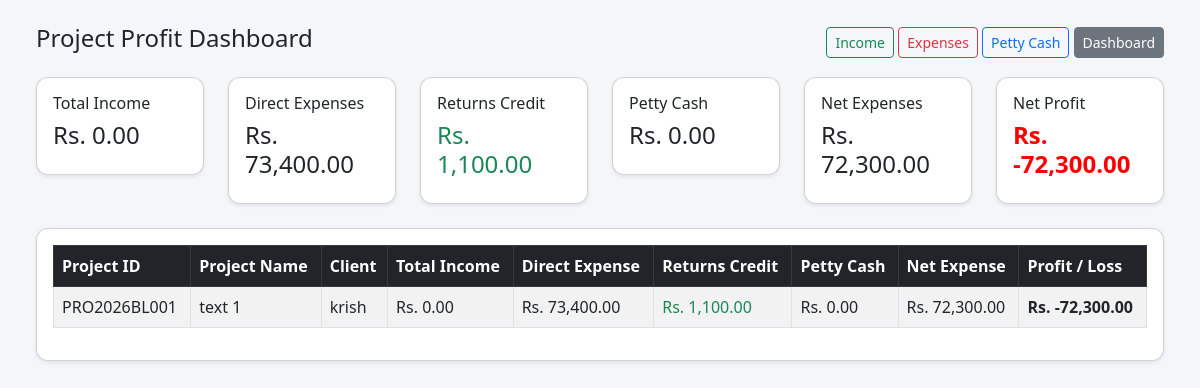
Page /project-profit/ (signed in) on the earlier database version.
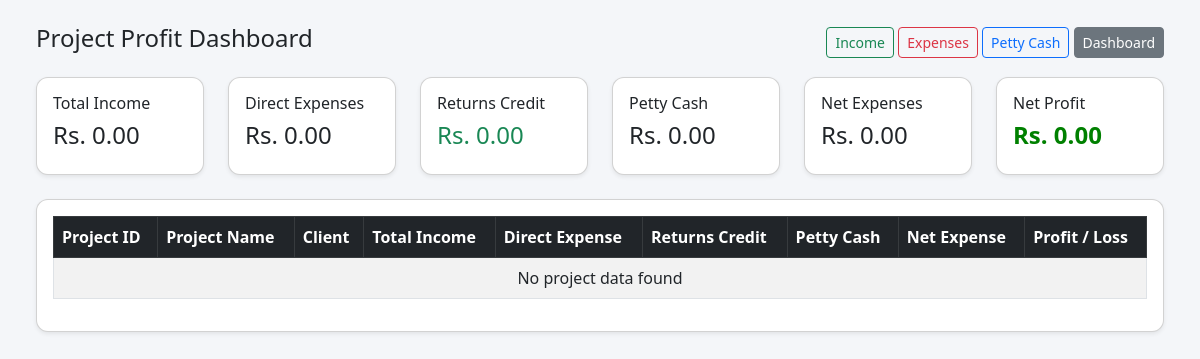
Same page on the later database version.
### pos/models.py (models this page shows, shortened)
class Project(models.Model):
    PROJECT_TYPE_CHOICES = [
        ("SW", "Swimming Pool"),
        ("BL", "Building"),
        ("EL", "Electrical"),
        ("OT", "Other"),
    ]
    STATUS_CHOICES = [
        ("ongoing", "Ongoing"),
        ("completed", "Completed"),
        ("cancelled", "Cancelled"),
    ]
    project_id = models.CharField(max_length=30, unique=True)
    project_name = models.CharField(max_length=255)
    project_type = models.CharField(max_length=10, choices=PROJECT_TYPE_CHOICES)
    client_name = models.CharField(max_length=255, blank=True, null=True)
    location = models.CharField(max_length=255, blank=True, null=True)
    estimated_value = models.DecimalField(max_digits=14, decimal_places=2, default=0)
    status = models.CharField(max_length=20, choices=STATUS_CHOICES, default="ongoing")
    is_active = models.BooleanField(default=True)
    created_by = models.ForeignKey(User, on_delete=models.SET_NULL, null=True, blank=True, related_name="created_projects")
    updated_by = models.ForeignKey(User, on_delete=models.SET_NULL, null=True, blank=True, related_name="updated_projects")
    created_at = models.DateTimeField(auto_now_add=True)
    class Meta:
        ordering = ["-id"]

### pos/views.py (the view)
# urls.py: path('project-profit/', views.project_profit_dashboard, name='project_profit_dashboard'),
@user_passes_test(can_use_project)
def project_profit_dashboard(request):
    projects = Project.objects.filter(is_active=True).order_by("-created_at")
    project_rows = []
    for project in projects:
        direct_expense = project.expenses.filter(
            is_active=True,
            amount__gt=0
        ).aggregate(total=Sum("amount"))["total"] or Decimal("0")
        returns_credit = project.expenses.filter(
            is_active=True,
            amount__lt=0,
            expense_type="inventory"
        ).aggregate(total=Sum("amount"))["total"] or Decimal("0")
        returns_credit = abs(returns_credit)  # Convert to positive for display
        petty_cash_expense = ProjectPettyCashExpense.objects.filter(
            project=project,
            is_active=True,
            approval_status="approved"
        ).aggregate(total=Sum("amount"))["total"] or Decimal("0")
        total_income = ProjectInvoicePayment.objects.filter(
            invoice__project=project,
            invoice__is_active=True,
            is_active=True
        ).aggregate(total=Sum("amount"))["total"] or Decimal("0")
        net_expense = Decimal(str(direct_expense)) + Decimal(str(petty_cash_expense)) - Decimal(str(returns_credit))
        profit = Decimal(str(total_income)) - net_expense
        project_rows.append({
            "project": project,
            "total_income": Decimal(str(total_income)),
            "direct_expense": Decimal(str(direct_expense)),
            "returns_credit": Decimal(str(returns_credit)),
            "petty_cash_expense": Decimal(str(petty_cash_expense)),
            "net_expense": net_expense,
            "profit": profit,
        })
    grand_income = sum((row["total_income"] for row in project_rows), Decimal("0"))
    grand_direct_expense = sum((row["direct_expense"] for row in project_rows), Decimal("0"))
    grand_returns_credit = sum((row["returns_credit"] for row in project_rows), Decimal("0"))
    grand_petty_cash = sum((row["petty_cash_expense"] for row in project_rows), Decimal("0"))
    grand_net_expense = sum((row["net_expense"] for row in project_rows), Decimal("0"))
    grand_profit = sum((row["profit"] for row in project_rows), Decimal("0"))
    return render(request, "pos/project_profit_dashboard.html", {
        "project_rows": project_rows,
        "grand_income": grand_income,
        "grand_direct_expense": grand_direct_expense,
        "grand_returns_credit": grand_returns_credit,
        "grand_petty_cash": grand_petty_cash,
        "grand_net_expense": grand_net_expense,
        "grand_profit": grand_profit,
    })

### pos/templatetags/currency_filters.py (called while the page is built)
@register.filter
def money(value):
    try:
        if value in (None, ""):
            value = Decimal("0")
        value = Decimal(str(value))
        symbol = getattr(settings, 'CURRENCY_SYMBOL', '$')
        return f"{symbol} {value:,.2f}"
    except (InvalidOperation, ValueError, TypeError):
        symbol = getattr(settings, 'CURRENCY_SYMBOL', '$')
        return f"{symbol} 0.00"

### pos/views.py (called while the page is built)
def is_owner(user):
    return user.is_superuser or user.groups.filter(name__iexact="Owner").exists()

def can_use_project(user):
    return is_owner(user) or is_manager(user) or is_clerk(user) or is_cashier(user)

### pos/templates/pos/project_profit_dashboard.html (shortened to what this page needs)
{% load currency_filters %}
<!DOCTYPE html>
<html>
<head>
    <link href="https://cdn.jsdelivr.net/npm/bootstrap@5.3.0/dist/css/bootstrap.min.css" rel="stylesheet">
</head>
<body class="p-4">
<div class="container-fluid">
    <div class="d-flex justify-content-between align-items-center mb-3">
        <h4>Project Profit Dashboard</h4>
        <div>
            <a href="{% url 'project_invoice_list' %}" class="btn btn-outline-success btn-sm">Income</a>
            <a href="{% url 'project_expense_list' %}" class="btn btn-outline-danger btn-sm">Expenses</a>
            <a href="{% url 'petty_cash_expense_list' %}" class="btn btn-outline-primary btn-sm">Petty Cash</a>
            <a href="{% url 'dashboard' %}" class="btn btn-secondary btn-sm">Dashboard</a>
        </div>
    </div>
    <div class="row mb-3">
        <div class="col-md-2 mb-2">
            <div class="card shadow-sm p-3">
                <h6>Total Income</h6>
                <h4>{{ grand_income|money }}</h4>
            </div>
        </div>
        <div class="col-md-2 mb-2">
            <div class="card shadow-sm p-3">
                <h6>Direct Expenses</h6>
                <h4>{{ grand_direct_expense|money }}</h4>
            </div>
        </div>
        <div class="col-md-2 mb-2">
            <div class="card shadow-sm p-3">
                <h6>Returns Credit</h6>
                <h4 class="text-success">{{ grand_returns_credit|money }}</h4>
            </div>
        </div>
        <div class="col-md-2 mb-2">
            <div class="card shadow-sm p-3">
                <h6>Petty Cash</h6>
                <h4>{{ grand_petty_cash|money }}</h4>
            </div>
        </div>
        <div class="col-md-2 mb-2">
            <div class="card shadow-sm p-3">
                <h6>Net Expenses</h6>
                <h4>{{ grand_net_expense|money }}</h4>
            </div>
        </div>
        <div class="col-md-2 mb-2">
            <div class="card shadow-sm p-3">
                <h6>Net Profit</h6>
                <h4 class="{% if grand_profit >= 0 %}profit-positive{% else %}profit-negative{% endif %}">
                    {{ grand_profit|money }}
                </h4>
            </div>
        </div>
    </div>
    <div class="card shadow-sm p-3">
        <div class="table-responsive">
            <table class="table table-bordered table-striped bg-white">
                <thead class="table-dark">
                    <tr>
                        <th>Project ID</th>
                        <th>Project Name</th>
                        <th>Client</th>
                        <th>Total Income</th>
                        <th>Direct Expense</th>
                        <th>Returns Credit</th>
                        <th>Petty Cash</th>
                        <th>Net Expense</th>
                        <th>Profit / Loss</th>
                    </tr>
                </thead>
                <tbody>
                    {% for row in project_rows %}
                    <tr>
                        <td>{{ row.project.project_id }}</td>
                        <td>{{ row.project.project_name }}</td>
                        <td>{{ row.project.client_name }}</td>
                        <td>{{ row.total_income|money }}</td>
                        <td>{{ row.direct_expense|money }}</td>
                        <td class="text-success">{{ row.returns_credit|money }}</td>
                        <td>{{ row.petty_cash_expense|money }}</td>
                        <td>{{ row.net_expense|money }}</td>
                        <td class="{% if row.profit >= 0 %}profit-positive{% else %}profit-negative{% endif %}">
                            {{ row.profit|money }}
                        </td>
                    </tr>
                    {% empty %}
                    <tr>
                        <td colspan="9" class="text-center">No project data found</td>
                    </tr>
                    {% endfor %}
                </tbody>
            </table>
        </div>
    </div>
</div>
</body>
</html>

Differences in the rows shown:
no longer on this page (row edited): Project: project.project_id "PRO2026BL001", project.project_name "text 1", project.client_name "krish", total_income "Rs. 0.00", direct_expense "Rs. 73,400.00", returns_credit "Rs. 1,100.00", petty_cash_expense "Rs. 0.00", net_expense "Rs. 72,300.00", profit "Rs. -72,300.00"
Other differences:
{{ grand_direct_expense|money }}: "Rs. 73,400.00" → "Rs. 0.00"
{{ grand_returns_credit|money }}: "Rs. 1,100.00" → "Rs. 0.00"
{{ grand_net_expense|money }}: "Rs. 72,300.00" → "Rs. 0.00"
{{ grand_profit|money }}: "Rs. -72,300.00" → "Rs. 0.00"
text now shown: "No project data found"
